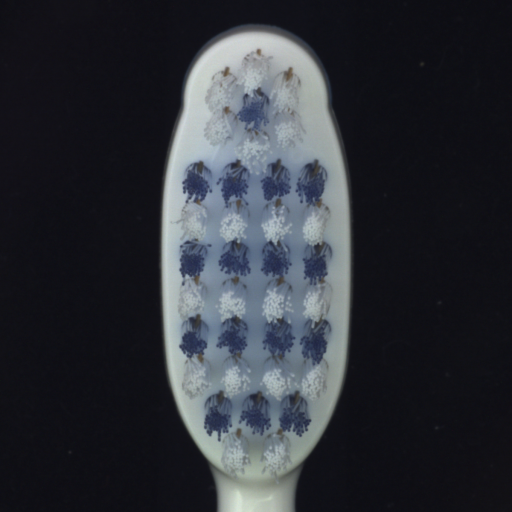
#> input picture original_dataset/train/good/000.png, 1024 x 1024 px (shown at 1/2 size); its folder holds only this picture in this run
$ python masks.py
#> lines starting #> are read from the running program, lines starting #| are printed output that depends on the picture; after the words box and inside, x2 and y2 are one past the last pixel; in counts of white or black regions, pixels touching at a corner belong together
import cv2
import numpy as np
import os
import math

# --- USTAWIENIA ŚCIEŻEK ---
TRAIN_GOOD_PATH = "original_dataset/train/good"
TRAIN_DEFECTIVE_PATH = "original_dataset/train/defective"
TEST_FOLDER = TRAIN_DEFECTIVE_PATH

def train_average_shape(train_folder):
    """Tworzy bazową maskę uśrednionego kształtu główki szczoteczki."""
#> called with train_folder = 'original_dataset/train/good'
    print(f"Tworzenie średniego kształtu z: {train_folder}...")

    if not os.path.exists(train_folder):
        print(f"BŁĄD: Nie znaleziono folderu {train_folder}!")
        return None

    sum_shape = None
    img_count = 0
    filenames = [f for f in os.listdir(train_folder) if f.endswith(".png")]

    for fname in filenames:
        path = os.path.join(train_folder, fname)
        img = cv2.imread(path)
#> img is the input picture: shape (1024, 1024, 3); mean B, G, R 56.6, 50, 47
        if img is None: continue

        gray = cv2.cvtColor(img, cv2.COLOR_BGR2GRAY)
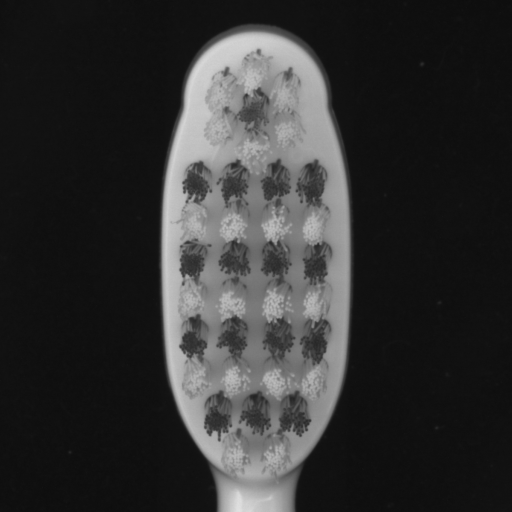
#> gray: shape (1024, 1024) (shown at 1/2 size); min 12, max 226, mean 49.9
        _, thresh = cv2.threshold(gray, 0, 255, cv2.THRESH_BINARY + cv2.THRESH_OTSU)
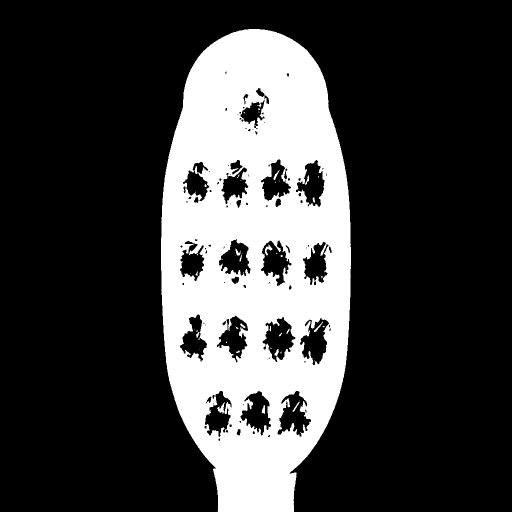
#> thresh: shape (1024, 1024) (shown at 1/2 size); 24.1% white; 48 white regions (28 under 20 px)

        cnts, _ = cv2.findContours(thresh, cv2.RETR_EXTERNAL, cv2.CHAIN_APPROX_SIMPLE)
#> cnts = 1 contour; box (x1, y1, x2, y2) and area: (322, 58, 702, 1024) 294744

        clean_thresh = np.zeros_like(thresh)
        if cnts:
            c = max(cnts, key=cv2.contourArea)
#> c = contour of 764 points, box (x1, y1, x2, y2) (322, 58, 702, 1024), area 294744
            cv2.drawContours(clean_thresh, [c], -1, 255, -1)
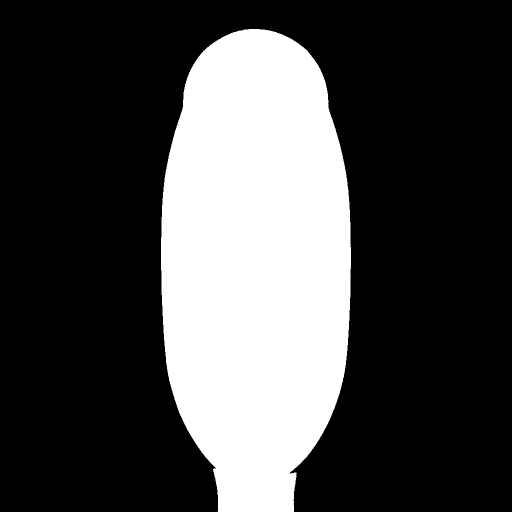
#> clean_thresh: shape (1024, 1024) (shown at 1/2 size); 28.2% white; 1 white region, box (x1, y1, x2, y2) and area: (322, 58, 702, 1024) 295859

        if sum_shape is None:
            sum_shape = np.zeros_like(clean_thresh, dtype=np.float32)

        sum_shape += (clean_thresh / 255.0)
        img_count += 1

    if img_count == 0:
        return None

    base_mask = np.zeros_like(sum_shape, dtype=np.uint8)
    base_mask[sum_shape > 0] = 255

    kernel = np.ones((5,5), np.uint8)
    base_mask = cv2.dilate(base_mask, kernel, iterations=1)

    print(f"Gotowe! Baza utworzona z {img_count} zdjęć.")
    return base_mask

# [78 lines left out: functions get_defect_mask, detect_holes, not called in this run]

def process_folder(folder, base_mask):
    print(f"\n---> Sprawdzam folder: {folder}")
    if not os.path.exists(folder):
        print(f"Brak folderu: {folder}")
        return False

    for fname in sorted(os.listdir(folder)):
        if not fname.endswith(".png"):
            continue

        path = os.path.join(folder, fname)
        img = cv2.imread(path)
        if img is None: continue

        # KROK 1: Wykrywanie wystających włosków
        mask, is_defective = get_defect_mask(img, base_mask)

        # KROK 2: Wykrywanie dziur w 3 przestrzeniach barw (połączenie HLS, HSV, YCrCb)
        mask, is_defective = detect_holes(img, base_mask, mask, is_defective, crop_x=200)

        status_str = "[ X ] WADA WYKRYTA" if is_defective else "[ OK ] PRAWIDŁOWA"
        print(f"{fname:<20} | WYNIK: {status_str}")

        # WIZUALIZACJA
        vis = img.copy()
        vis[mask > 0] = [0, 0, 255]

        img_disp = cv2.resize(img, None, fx=0.5, fy=0.5, interpolation=cv2.INTER_AREA)
        mask_disp = cv2.resize(mask, None, fx=0.5, fy=0.5, interpolation=cv2.INTER_NEAREST)
        vis_disp = cv2.resize(vis, None, fx=0.5, fy=0.5, interpolation=cv2.INTER_AREA)

        mask_bgr = cv2.cvtColor(mask_disp, cv2.COLOR_GRAY2BGR)
        combined = np.hstack([img_disp, mask_bgr, vis_disp])

        cv2.imshow("Original | Potrojna Maska (Wloski + Dziury) | Wynik", combined)

        key = cv2.waitKey(0)
        if key == 27:  # ESC przerywa
            return True

    return False

if __name__ == "__main__":
    print("--- ETAP 1: UCZENIE WZORCA ---")
    base_mask = train_average_shape(TRAIN_GOOD_PATH)

    if base_mask is not None:
        print("\n--- ETAP 2: TESTOWANIE HYBRYDOWE (WŁOSKI + POTRÓJNE DZIURY) ---")
        process_folder(TEST_FOLDER, base_mask)

    cv2.destroyAllWindows()
